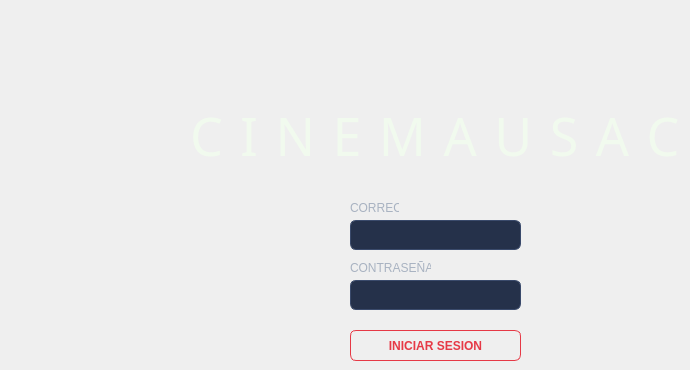
      <widget class="QWidget" name="tab_8">
       <attribute name="title">
        <string>INICIAR SESION</string>
       </attribute>
       <widget class="QPushButton" name="btnIniciarSesion">
        <property name="geometry">
         <rect>
          <x>350</x>
          <y>330</y>
          <width>171</width>
          <height>31</height>
         </rect>
        </property>
        <property name="styleSheet">
         <string notr="true">QPushButton {
    background-color: transparent;
    color: #E63946;
    border: 1px solid #E63946;
    border-radius: 6px;
    padding: 6px 14px;
    font-family: &quot;Montserrat&quot;;
    font-weight: 600;
}
QPushButton:hover {
    background-color: #E63946;
    color: #F1FAEE;
}
QPushButton:pressed {
    background-color: #C22E3B;
    border: 1px solid #C22E3B;
    color: #F1FAEE;
}</string>
        </property>
        <property name="text">
         <string>INICIAR SESION</string>
        </property>
       </widget>
       <widget class="QLabel" name="label_9">
        <property name="geometry">
         <rect>
          <x>350</x>
          <y>260</y>
          <width>81</width>
          <height>16</height>
         </rect>
        </property>
        <property name="styleSheet">
         <string notr="true">font-family: &quot;Montserrat Medium&quot;;
font-size: 12px;
color: #A8B2C1;
background: transparent;</string>
        </property>
        <property name="text">
         <string>CONTRASEÑA</string>
        </property>
       </widget>
       <widget class="QLabel" name="label_8">
        <property name="geometry">
         <rect>
          <x>350</x>
          <y>200</y>
          <width>49</width>
          <height>16</height>
         </rect>
        </property>
        <property name="styleSheet">
         <string notr="true">font-family: &quot;Montserrat Medium&quot;;
font-size: 12px;
color: #A8B2C1;
background: transparent;</string>
        </property>
        <property name="text">
         <string>CORREO</string>
        </property>
       </widget>
       <widget class="QLineEdit" name="txtCorreo">
        <property name="geometry">
         <rect>
          <x>350</x>
          <y>220</y>
          <width>171</width>
          <height>30</height>
         </rect>
        </property>
        <property name="styleSheet">
         <string notr="true">QLineEdit {
    background-color: #25314A;
    border: 1px solid #3A4A6B;
    border-radius: 6px;
    padding: 6px 10px;
    color: #F1FAEE;
    font-family: &quot;Montserrat&quot;;
    font-size: 13px;
}
QLineEdit:focus {
    border: 1px solid #4A6FA5;
}</string>
        </property>
       </widget>
       <widget class="QLabel" name="label_10">
        <property name="geometry">
         <rect>
          <x>190</x>
          <y>100</y>
          <width>491</width>
          <height>71</height>
         </rect>
        </property>
        <property name="font">
         <font>
          <family>Bebas Neue</family>
          <pointsize>-1</pointsize>
         </font>
        </property>
        <property name="styleSheet">
         <string notr="true">

font-family: &quot;Bebas Neue&quot;;
font-size: 52px;
color: #F1FAEE;
letter-spacing: 2px;
background: transparent;</string>
        </property>
        <property name="text">
         <string>C I N E M A U S A C</string>
        </property>
       </widget>
       <widget class="QLineEdit" name="txtPassword">
        <property name="geometry">
         <rect>
          <x>350</x>
          <y>280</y>
          <width>171</width>
          <height>30</height>
         </rect>
        </property>
        <property name="styleSheet">
         <string notr="true">QLineEdit {
    background-color: #25314A;
    border: 1px solid #3A4A6B;
    border-radius: 6px;
    padding: 6px 10px;
    color: #F1FAEE;
    font-family: &quot;Montserrat&quot;;
    font-size: 13px;
}
QLineEdit:focus {
    border: 1px solid #4A6FA5;
}</string>
        </property>
        <property name="echoMode">
         <enum>QLineEdit::EchoMode::Password</enum>
        </property>
       </widget>
      </widget>
